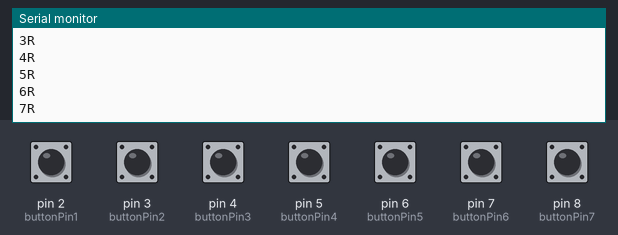
This sketch was run on a simulated Arduino Uno, built with avr-gcc and run on an emulated ATmega328P. Parts: the last lines printed to the serial monitor. The test bench sets the inputs (shaded band); at power-on: pin 2 (buttonPin1), pin 3 (buttonPin2), pin 4 (buttonPin3), pin 5 (buttonPin4), pin 6 (buttonPin5), pin 7 (buttonPin6), pin 8 (buttonPin7) HIGH.

Above: at 1.2 s.
1.3 s: pin 2 (buttonPin1) pulled LOW for 0.15 s
At 1.43 s:
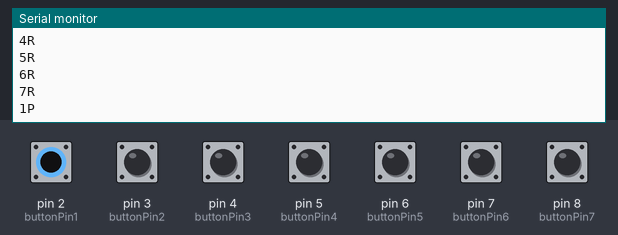
2.9 s: pin 3 (buttonPin2) pulled LOW for 0.15 s
At 3.5 s:
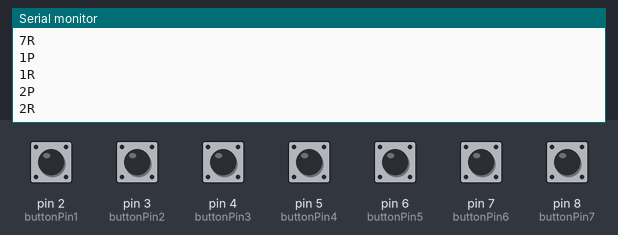
4.5 s: pin 4 (buttonPin3) pulled LOW for 0.15 s
At 5.8 s:
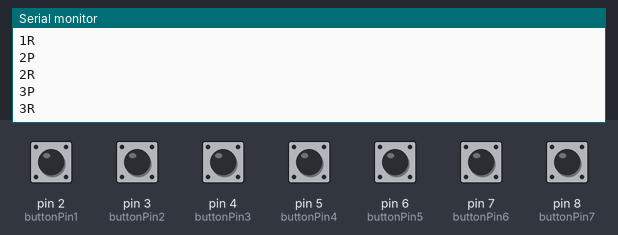
6.1 s: pin 5 (buttonPin4) pulled LOW for 0.15 s
At 7.2 s:
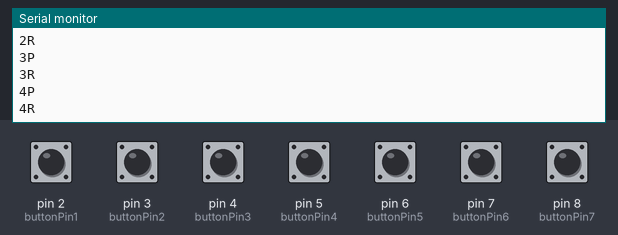
7.7 s: pin 6 (buttonPin5) pulled LOW for 0.15 s
At 8.4 s:
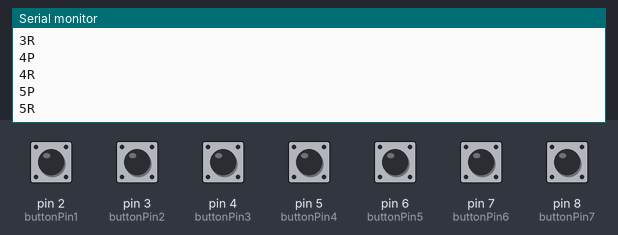
9.3 s: pin 7 (buttonPin6) pulled LOW for 0.15 s
At 10.8 s:
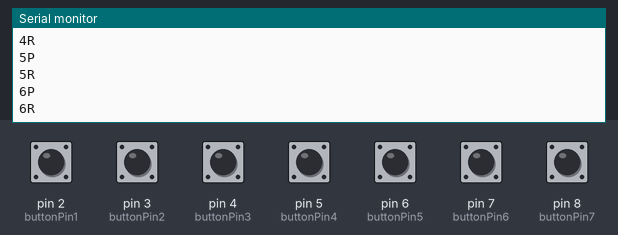
Timing chart, 0 to 11.9 s (numbered marks = the images above; inputs shaded):
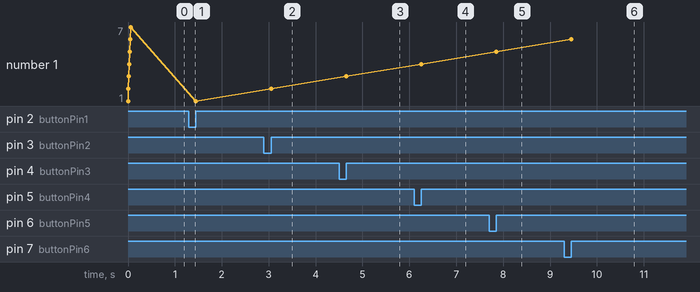

Measured:
- after the input at 1.3 s, the serial monitor: prints a new line at once (image 1)
- after the input at 2.9 s, the serial monitor: prints a new line at once (image 2)
- after the input at 4.5 s, the serial monitor: prints a new line at once (image 3)
- after the input at 6.1 s, the serial monitor: prints a new line at once (image 4)
- after the input at 7.7 s, the serial monitor: prints a new line at once (image 5)
- after the input at 9.3 s, the serial monitor: prints a new line at once (image 6)
- plotted number 1: 2 → 3 after the input at 4.5 s, 3 → 4 after the input at 6.1 s, 4 → 5 after the input at 7.7 s, 5 → 6 after the input at 9.3 s

The sketch:

IIDX_CONTROLLER.ino
```cpp
const int  buttonPin1 = 2;
const int  buttonPin2 = 3;
const int  buttonPin3 = 4;
const int  buttonPin4 = 5;
const int  buttonPin5 = 6;
const int  buttonPin6 = 7;
const int  buttonPin7 = 8;

int buttonState1 = 0;
int buttonState2 = 0;
int buttonState3 = 0;
int buttonState4 = 0;
int buttonState5 = 0;
int buttonState6 = 0;
int buttonState7 = 0;

int lastButtonState1 = 0;
int lastButtonState2 = 0;
int lastButtonState3 = 0;
int lastButtonState4 = 0;
int lastButtonState5 = 0;
int lastButtonState6 = 0;
int lastButtonState7 = 0;

int buttonled4 = 9;
int buttonled1 = 11;

void setup() {
  pinMode(buttonPin1, INPUT_PULLUP);
  pinMode(buttonPin2, INPUT_PULLUP);
  pinMode(buttonPin3, INPUT_PULLUP);
  pinMode(buttonPin4, INPUT_PULLUP);
  pinMode(buttonPin5, INPUT_PULLUP);
  pinMode(buttonPin6, INPUT_PULLUP);
  pinMode(buttonPin7, INPUT_PULLUP);

  Serial.begin(9600);
}


void loop() {

  //BUTTON 1
  buttonState1 = digitalRead(buttonPin1);
  if (buttonState1 != lastButtonState1) {
    if (buttonState1 == HIGH) {
      Serial.println("1R");
    } else {
      Serial.println("1P");
    }
    delay(10);
  }
  lastButtonState1 = buttonState1;

  //BUTTON 2
  buttonState2 = digitalRead(buttonPin2);
  if (buttonState2 != lastButtonState2) {
    if (buttonState2 == HIGH) {
      Serial.println("2R");
    } else {
      Serial.println("2P");
    }
    delay(10);
  }
  lastButtonState2 = buttonState2;

  //BUTTON 3
  buttonState3 = digitalRead(buttonPin3);
  if (buttonState3 != lastButtonState3) {
    if (buttonState3 == HIGH) {
      Serial.println("3R");
    } else {
      Serial.println("3P");
    }
    delay(10);
  }
  lastButtonState3 = buttonState3;

  //BUTTON 4
  buttonState4 = digitalRead(buttonPin4);
  if (buttonState4 != lastButtonState4) {
    if (buttonState4 == HIGH) {
      Serial.println("4R");
    } else {
      Serial.println("4P");
    }
    delay(10);
  }
  lastButtonState4 = buttonState4;

  //BUTTON 5
  buttonState5 = digitalRead(buttonPin5);
  if (buttonState5 != lastButtonState5) {
    if (buttonState5 == HIGH) {
      Serial.println("5R");
    } else {
      Serial.println("5P");
    }
    delay(10);
  }
  lastButtonState5 = buttonState5;

    //BUTTON 6
  buttonState6 = digitalRead(buttonPin6);
  if (buttonState6 != lastButtonState6) {
    if (buttonState6 == HIGH) {
      Serial.println("6R");
    } else {
      Serial.println("6P");
    }
    delay(10);
  }
  lastButtonState6 = buttonState6;

  //BUTTON 7
  buttonState7 = digitalRead(buttonPin7);
  if (buttonState7 != lastButtonState7) {
    if (buttonState7 == HIGH) {
      Serial.println("7R");
    } else {
      Serial.println("7P");
    }
    delay(10);
  }
  lastButtonState7 = buttonState7;

}
```
